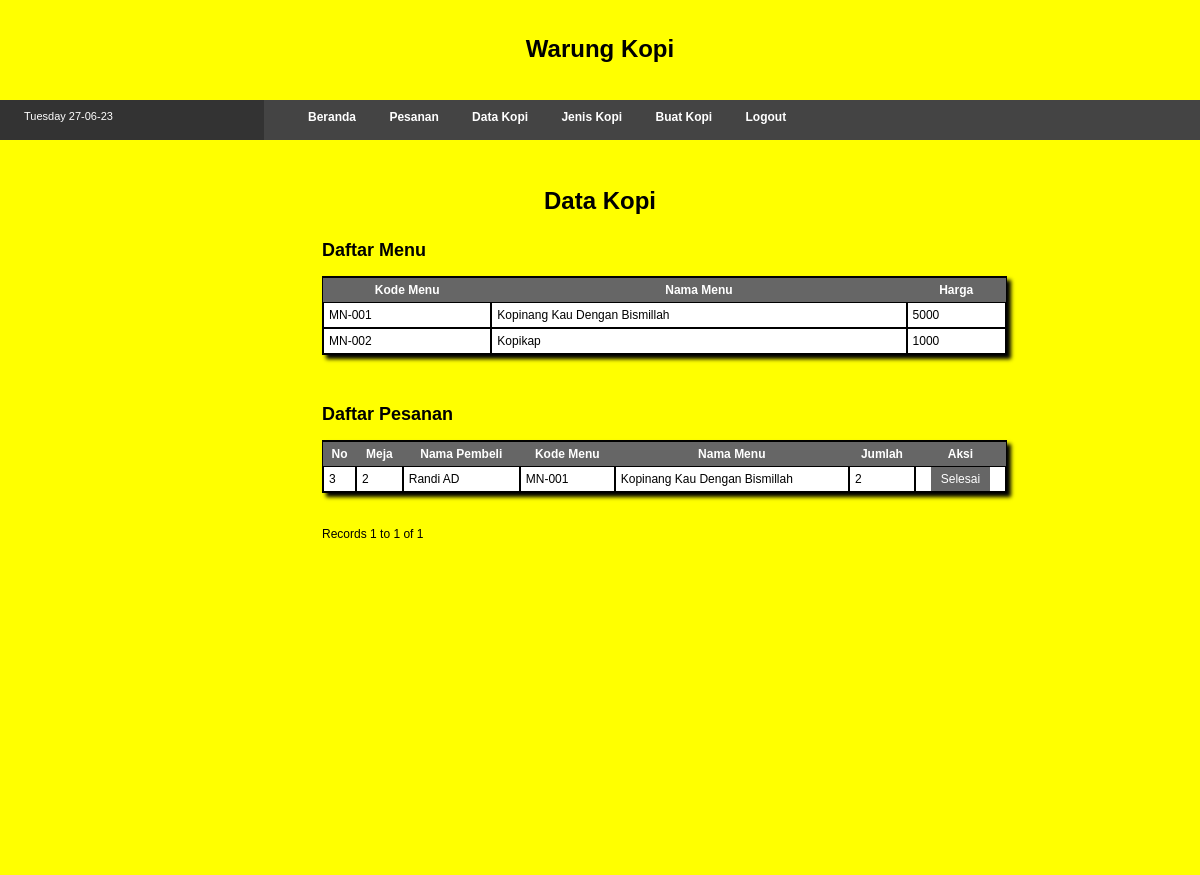
The page /admin-pesanan.php on the database its author committed.
### tables this page shows
CREATE TABLE IF NOT EXISTS `tambah` (
  `kodemenu` varchar(200) NOT NULL,
  `jeniskopi` varchar(250) NOT NULL,
  `kodekopi` varchar(200) NOT NULL,
  `namakopi` varchar(200) NOT NULL,
  `deskripsi` text NOT NULL,
  `harga` char(20) NOT NULL,
  PRIMARY KEY (`kodemenu`)
);

CREATE TABLE IF NOT EXISTS `pemesanan` (
  `nomorpemesanan` int(10) NOT NULL AUTO_INCREMENT,
  `meja` char(15) NOT NULL,
  `namapembeli` varchar(50) NOT NULL,
  `kodemenu` char(10) NOT NULL,
  `namamenu` varchar(200) NOT NULL,
  `jumlah` int(10) NOT NULL,
  `totalharga` int(20) NOT NULL,
  PRIMARY KEY (`nomorpemesanan`)
);

### admin-pesanan.php (the view, shortened to what this page needs)
<?php require_once('Connections/koneksi_kopi.php'); ?>
<?php
$maxRows_Recordset_pemesanan = 10;
$pageNum_Recordset_pemesanan = 0;
$startRow_Recordset_pemesanan = $pageNum_Recordset_pemesanan * $maxRows_Recordset_pemesanan;
$query_Recordset_pemesanan = "SELECT * FROM pemesanan";
$query_limit_Recordset_pemesanan = sprintf("%s LIMIT %d, %d", $query_Recordset_pemesanan, $startRow_Recordset_pemesanan, $maxRows_Recordset_pemesanan);
$Recordset_pemesanan = mysql_query($query_limit_Recordset_pemesanan, $koneksi_kopi) or die(mysql_error());
$row_Recordset_pemesanan = mysql_fetch_assoc($Recordset_pemesanan);
if (isset($_GET['totalRows_Recordset_pemesanan'])) {
  $totalRows_Recordset_pemesanan = $_GET['totalRows_Recordset_pemesanan'];
} else {
  $all_Recordset_pemesanan = mysql_query($query_Recordset_pemesanan);
  $totalRows_Recordset_pemesanan = mysql_num_rows($all_Recordset_pemesanan);
}
$totalPages_Recordset_pemesanan = ceil($totalRows_Recordset_pemesanan/$maxRows_Recordset_pemesanan)-1;
$maxRows_Recordset_tambah = 5;
$pageNum_Recordset_tambah = 0;
$startRow_Recordset_tambah = $pageNum_Recordset_tambah * $maxRows_Recordset_tambah;
$query_Recordset_tambah = "SELECT * FROM tambah";
$query_limit_Recordset_tambah = sprintf("%s LIMIT %d, %d", $query_Recordset_tambah, $startRow_Recordset_tambah, $maxRows_Recordset_tambah);
$Recordset_tambah = mysql_query($query_limit_Recordset_tambah, $koneksi_kopi) or die(mysql_error());
$row_Recordset_tambah = mysql_fetch_assoc($Recordset_tambah);
if (isset($_GET['totalRows_Recordset_tambah'])) {
  $totalRows_Recordset_tambah = $_GET['totalRows_Recordset_tambah'];
} else {
  $all_Recordset_tambah = mysql_query($query_Recordset_tambah);
  $totalRows_Recordset_tambah = mysql_num_rows($all_Recordset_tambah);
}
$totalPages_Recordset_tambah = ceil($totalRows_Recordset_tambah/$maxRows_Recordset_tambah)-1;
?>
<!DOCTYPE html PUBLIC "-//W3C//DTD XHTML 1.0 Transitional//EN" "http://www.w3.org/TR/xhtml1/DTD/xhtml1-transitional.dtd">
<html xmlns="http://www.w3.org/1999/xhtml">
<head>
<link href="style.css" rel="stylesheet" type="text/css" />
</head>
<body>
	<div id='header'>
        <h1 id="judul_logo"> Warung Kopi </h1>
    </div>
    <div id="menubar">
    	<div id="menubar_left">
        	<?php echo date("l d-m-y"); ?>
		</div>
        <div id="menubar_right">
        	<a href="admin.php">Beranda</a>
       		<a href="admin-pesanan.php">Pesanan</a>
        	<a href="admin-kopi.php">Data Kopi</a>
          	<a href="admin-jenis.php">Jenis Kopi</a>
			<a href="admin-buat.php">Buat Kopi</a>
            <a href="logout.php">Logout</a>
    	</div>
    </div>
    <div id="content">
   	  <h1 id="judul_logo">Data Kopi</h1>
      <div class="container">
      	<h2>Daftar Menu</h2>
      	<form action="" method="post">
        	<table width="80%" border="0" cellpadding="5" cellspacing="0" class="tabel_tegak">
              <tr>
                <th scope="col">Kode Menu</th>
                <th scope="col">Nama Menu</th>
                <th scope="col">Harga</th>
              </tr>
              <?php do { ?>
                <tr>
                  <td><?php echo $row_Recordset_tambah['kodemenu']; ?></td>
                  <td><?php echo $row_Recordset_tambah['namakopi']; ?></td>
                  <td><?php echo $row_Recordset_tambah['harga']; ?></td>
                </tr>
                <?php } while ($row_Recordset_tambah = mysql_fetch_assoc($Recordset_tambah)); ?>
            </table><br />
            <table border="0">
              <tr>
                <td><?php if ($pageNum_Recordset_tambah > 0) {  ?>
                    <?php }  ?></td>
                <td><?php if ($pageNum_Recordset_tambah > 0) {  ?>
                    <?php }  ?></td>
                <td><?php if ($pageNum_Recordset_tambah < $totalPages_Recordset_tambah) {  ?>
                    <?php }  ?></td>
                <td><?php if ($pageNum_Recordset_tambah < $totalPages_Recordset_tambah) {  ?>
                    <?php }  ?></td>
              </tr>
            </table>
        </form>
      	<br />
      	<h2>Daftar Pesanan</h2>
        <form action="" method="post">
        	<table width="80%" border="0" cellpadding="5" cellspacing="0" class="tabel_tegak">
              <tr>
                <th scope="col">No</th>
                <th scope="col">Meja</th>
                <th scope="col">Nama Pembeli</th>
                <th scope="col">Kode Menu</th>
                <th scope="col">Nama Menu</th>
                <th scope="col">Jumlah</th>
                <th scope="col">Aksi</th>
              </tr>
              <?php do { ?>
              <tr>
                <td><?php echo $row_Recordset_pemesanan['nomorpemesanan']; ?></td>
                <td><?php echo $row_Recordset_pemesanan['meja']; ?></td>
                <td><?php echo $row_Recordset_pemesanan['namapembeli']; ?></td>
                <td><?php echo $row_Recordset_pemesanan['kodemenu']; ?></td>
                <td><?php echo $row_Recordset_pemesanan['namamenu']; ?></td>
                <td><?php echo $row_Recordset_pemesanan['jumlah']; ?></td>
                <td align="center"><a href="admin-pesanan-selesai.php?nomorpemesanan=<?php echo $row_Recordset_pemesanan['nomorpemesanan']; ?>" class="btn_th">Selesai</a></td>
              </tr>
                <?php } while ($row_Recordset_pemesanan = mysql_fetch_assoc($Recordset_pemesanan)); ?>
            </table><br />
            <table border="0">
              <tr>
                <td><?php if ($pageNum_Recordset_pemesanan > 0) {  ?>
                    <?php }  ?></td>
                <td><?php if ($pageNum_Recordset_pemesanan > 0) {  ?>
                    <?php }  ?></td>
                <td><?php if ($pageNum_Recordset_pemesanan < $totalPages_Recordset_pemesanan) {  ?>
                    <?php }  ?></td>
                <td><?php if ($pageNum_Recordset_pemesanan < $totalPages_Recordset_pemesanan) {  ?>
                    <?php }  ?></td>
              </tr>
            </table><br />
Records <?php echo ($startRow_Recordset_pemesanan + 1) ?> to <?php echo min($startRow_Recordset_pemesanan + $maxRows_Recordset_pemesanan, $totalRows_Recordset_pemesanan) ?> of <?php echo $totalRows_Recordset_pemesanan ?>
        </form>
      </div>
</body>
</html>

### style.css (style rules this page uses)
body { font-family:Tahoma, Geneva, sans-serif; font-size: 12px; margin: 0px; padding: 0px; background-color: #fff; }
#header { background-color:yellow; height:100px; text-align:center; justify-content:center; }
#judul_logo { text-align:center; margin:auto; padding-top:35px; }
#menubar { height:40px; overflow:auto; }
#menubar_left { width:20%; background-color:#333; color:white; float:left; padding-top:10px; height:30px; font-size:11px; padding-left:2%; }
#menubar_right { width:76%; background-color:#444; float:right; padding-top:10px; height:30px; padding-left:2%; }
#menubar_right a { padding:10px; margin-left:10px; color:#fff; text-decoration:none; font-weight:bold; font-size:12px; font-family:Tahoma, Geneva, sans-serif; }
#content { overflow:auto; width:98%; background-color:yellow; padding:1%; padding-bottom:27%; }
.btn_th { padding: 5px 10px; background-color: #666; color: #fff; text-decoration:none; }
.container { margin-left: 300px; padding: 10px; }
.tabel_tegak { border:1px solid black; box-shadow:4px 4px 4px black; }
.tabel_tegak th { background-color:#666; color:white; text-align:center; border-top:1px solid black; }
.tabel_tegak td { background-color:#fff; border:1px solid black; }

### rows shown on the page
tambah: kodemenu "MN-001", namakopi "Kopinang Kau Dengan Bismillah", harga "5000"
tambah: kodemenu "MN-002", namakopi "Kopikap", harga "1000"
pemesanan: nomorpemesanan "3", meja "2", namapembeli "Randi AD", kodemenu "MN-001", namamenu "Kopinang Kau Dengan Bismillah", jumlah "2"

### other values the page prints
$startRow_Recordset_pemesanan + 1 "1"
$totalRows_Recordset_pemesanan "1"
